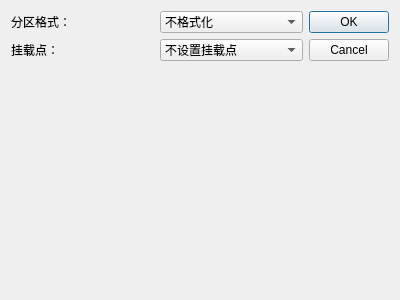
<?xml version="1.0" encoding="UTF-8"?>
<ui version="4.0">
 <class>EditPartDialog</class>
 <widget class="QDialog" name="EditPartDialog">
  <property name="geometry">
   <rect>
    <x>0</x>
    <y>0</y>
    <width>400</width>
    <height>300</height>
   </rect>
  </property>
  <property name="windowTitle">
   <string>编辑分区</string>
  </property>
  <property name="windowIcon">
   <iconset resource="icon.qrc">
    <normaloff>:/icon/icon.svg</normaloff>:/icon/icon.svg</iconset>
  </property>
  <layout class="QHBoxLayout" name="horizontalLayout">
   <item>
    <layout class="QGridLayout" name="gridLayout">
     <item row="1" column="1">
      <widget class="QComboBox" name="mountPointChooser">
       <item>
        <property name="text">
         <string>不设置挂载点</string>
        </property>
       </item>
       <item>
        <property name="text">
         <string>/</string>
        </property>
       </item>
       <item>
        <property name="text">
         <string>/boot</string>
        </property>
       </item>
       <item>
        <property name="text">
         <string>/boot/efi</string>
        </property>
       </item>
       <item>
        <property name="text">
         <string>/home</string>
        </property>
       </item>
       <item>
        <property name="text">
         <string>/opt</string>
        </property>
       </item>
       <item>
        <property name="text">
         <string>/usr</string>
        </property>
       </item>
      </widget>
     </item>
     <item row="0" column="1">
      <widget class="QComboBox" name="partFormatChooser">
       <item>
        <property name="text">
         <string>不格式化</string>
        </property>
       </item>
       <item>
        <property name="text">
         <string>ext2</string>
        </property>
       </item>
       <item>
        <property name="text">
         <string>ext3</string>
        </property>
       </item>
       <item>
        <property name="text">
         <string>ext4</string>
        </property>
       </item>
       <item>
        <property name="text">
         <string>bfs</string>
        </property>
       </item>
       <item>
        <property name="text">
         <string>btrfs</string>
        </property>
       </item>
       <item>
        <property name="text">
         <string>cramfs</string>
        </property>
       </item>
       <item>
        <property name="text">
         <string>exfat</string>
        </property>
       </item>
       <item>
        <property name="text">
         <string>fat</string>
        </property>
       </item>
       <item>
        <property name="text">
         <string>minix</string>
        </property>
       </item>
       <item>
        <property name="text">
         <string>msdos</string>
        </property>
       </item>
       <item>
        <property name="text">
         <string>ntfs</string>
        </property>
       </item>
       <item>
        <property name="text">
         <string>reiserfs</string>
        </property>
       </item>
       <item>
        <property name="text">
         <string>vfat</string>
        </property>
       </item>
       <item>
        <property name="text">
         <string>xfs</string>
        </property>
       </item>
      </widget>
     </item>
     <item row="0" column="0">
      <widget class="QLabel" name="partFormatChooserTips">
       <property name="text">
        <string>分区格式：</string>
       </property>
      </widget>
     </item>
     <item row="2" column="1">
      <spacer name="verticalSpacer">
       <property name="orientation">
        <enum>Qt::Vertical</enum>
       </property>
       <property name="sizeHint" stdset="0">
        <size>
         <width>20</width>
         <height>40</height>
        </size>
       </property>
      </spacer>
     </item>
     <item row="1" column="0">
      <widget class="QLabel" name="mountPointChooserTips">
       <property name="text">
        <string>挂载点：</string>
       </property>
      </widget>
     </item>
    </layout>
   </item>
   <item>
    <widget class="QDialogButtonBox" name="buttonBox">
     <property name="orientation">
      <enum>Qt::Vertical</enum>
     </property>
     <property name="standardButtons">
      <set>QDialogButtonBox::Cancel|QDialogButtonBox::Ok</set>
     </property>
    </widget>
   </item>
  </layout>
 </widget>
 <resources>
  <include location="icon.qrc"/>
 </resources>
 <connections>
  <connection>
   <sender>buttonBox</sender>
   <signal>accepted()</signal>
   <receiver>EditPartDialog</receiver>
   <slot>accept()</slot>
   <hints>
    <hint type="sourcelabel">
     <x>248</x>
     <y>254</y>
    </hint>
    <hint type="destinationlabel">
     <x>157</x>
     <y>274</y>
    </hint>
   </hints>
  </connection>
  <connection>
   <sender>buttonBox</sender>
   <signal>rejected()</signal>
   <receiver>EditPartDialog</receiver>
   <slot>reject()</slot>
   <hints>
    <hint type="sourcelabel">
     <x>316</x>
     <y>260</y>
    </hint>
    <hint type="destinationlabel">
     <x>286</x>
     <y>274</y>
    </hint>
   </hints>
  </connection>
 </connections>
</ui>
